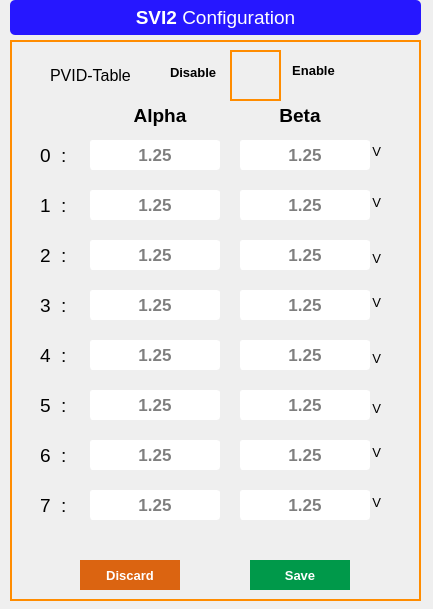
<?xml version="1.0" encoding="UTF-8"?>
<ui version="4.0">
 <class>SVI2_configuration_main_window</class>
 <widget class="QMainWindow" name="SVI2_configuration_main_window">
  <property name="geometry">
   <rect>
    <x>0</x>
    <y>0</y>
    <width>433</width>
    <height>609</height>
   </rect>
  </property>
  <property name="windowTitle">
   <string>Device Configuration</string>
  </property>
  <widget class="QWidget" name="centralwidget">
   <widget class="QLabel" name="label_main_SVI2_Configuration">
    <property name="geometry">
     <rect>
      <x>10</x>
      <y>0</y>
      <width>411</width>
      <height>35</height>
     </rect>
    </property>
    <property name="font">
     <font>
      <family>Arial</family>
      <pointsize>18</pointsize>
     </font>
    </property>
    <property name="styleSheet">
     <string notr="true">background-color: rgb(38, 23, 255);
color: rgb(255, 255, 255);
border-radius:5px;</string>
    </property>
    <property name="text">
     <string>&lt;html&gt;&lt;head/&gt;&lt;body&gt;&lt;p&gt;&lt;span style=&quot; font-size:14pt; font-weight:600;&quot;&gt;SVI2&lt;/span&gt;&lt;span style=&quot; font-size:14pt;&quot;&gt; Configuration&lt;/span&gt;&lt;/p&gt;&lt;/body&gt;&lt;/html&gt;</string>
    </property>
    <property name="alignment">
     <set>Qt::AlignCenter</set>
    </property>
   </widget>
   <widget class="QFrame" name="frame_phase_display">
    <property name="geometry">
     <rect>
      <x>10</x>
      <y>40</y>
      <width>411</width>
      <height>561</height>
     </rect>
    </property>
    <property name="font">
     <font>
      <weight>50</weight>
      <bold>false</bold>
     </font>
    </property>
    <property name="styleSheet">
     <string notr="true">
border: 2px solid darkorange;
border-radius:0px;
</string>
    </property>
    <property name="frameShape">
     <enum>QFrame::StyledPanel</enum>
    </property>
    <property name="frameShadow">
     <enum>QFrame::Raised</enum>
    </property>
    <widget class="QPushButton" name="pushButton_Discard">
     <property name="geometry">
      <rect>
       <x>70</x>
       <y>520</y>
       <width>100</width>
       <height>30</height>
      </rect>
     </property>
     <property name="font">
      <font>
       <pointsize>10</pointsize>
       <weight>75</weight>
       <bold>true</bold>
      </font>
     </property>
     <property name="focusPolicy">
      <enum>Qt::ClickFocus</enum>
     </property>
     <property name="styleSheet">
      <string notr="true">QPushButton{background-color: rgb(219, 100, 17);
color: rgb(255, 255, 255);
border:none;
}
QPushButton::hover{
border:2px solid red;
background-color: orange;
}
</string>
     </property>
     <property name="text">
      <string>Discard</string>
     </property>
    </widget>
    <widget class="QPushButton" name="pushButton_Save">
     <property name="geometry">
      <rect>
       <x>240</x>
       <y>520</y>
       <width>100</width>
       <height>30</height>
      </rect>
     </property>
     <property name="font">
      <font>
       <pointsize>10</pointsize>
       <weight>75</weight>
       <bold>true</bold>
      </font>
     </property>
     <property name="focusPolicy">
      <enum>Qt::ClickFocus</enum>
     </property>
     <property name="styleSheet">
      <string notr="true">QPushButton{background-color: rgb(0, 153, 74);
color: rgb(255, 255, 255);
border:none;
}
QPushButton::hover{
border:2px solid green;
background-color:lightgreen;
}
</string>
     </property>
     <property name="text">
      <string>Save</string>
     </property>
    </widget>
    <widget class="QLabel" name="label_RailA_19">
     <property name="geometry">
      <rect>
       <x>30</x>
       <y>150</y>
       <width>31</width>
       <height>30</height>
      </rect>
     </property>
     <property name="font">
      <font>
       <family>Arial</family>
       <pointsize>14</pointsize>
      </font>
     </property>
     <property name="styleSheet">
      <string notr="true">border: none;
color: rgb(0, 0, 0);</string>
     </property>
     <property name="frameShape">
      <enum>QFrame::NoFrame</enum>
     </property>
     <property name="text">
      <string>1  :</string>
     </property>
     <property name="alignment">
      <set>Qt::AlignLeading|Qt::AlignLeft|Qt::AlignVCenter</set>
     </property>
    </widget>
    <widget class="QLabel" name="label_RailA_23">
     <property name="geometry">
      <rect>
       <x>30</x>
       <y>350</y>
       <width>31</width>
       <height>30</height>
      </rect>
     </property>
     <property name="font">
      <font>
       <family>Arial</family>
       <pointsize>14</pointsize>
      </font>
     </property>
     <property name="styleSheet">
      <string notr="true">border: none;
color: rgb(0, 0, 0);</string>
     </property>
     <property name="frameShape">
      <enum>QFrame::NoFrame</enum>
     </property>
     <property name="text">
      <string>5  :</string>
     </property>
     <property name="alignment">
      <set>Qt::AlignLeading|Qt::AlignLeft|Qt::AlignVCenter</set>
     </property>
    </widget>
    <widget class="QLineEdit" name="lineEdit_PVID_A_2">
     <property name="geometry">
      <rect>
       <x>80</x>
       <y>200</y>
       <width>130</width>
       <height>30</height>
      </rect>
     </property>
     <property name="font">
      <font>
       <pointsize>13</pointsize>
       <weight>75</weight>
       <bold>true</bold>
      </font>
     </property>
     <property name="styleSheet">
      <string notr="true">QLineEdit{
	background-color: rgb(255, 255, 255);
	color: rgb(0, 0, 0);
border:1px solid white;
border-radius:3px;
}

QLineEdit::hover{
border:2px solid  rgb(173, 77, 12);
}

QLineEdit::focus{
border:2px solid red;
	background-color: rgb(255, 173, 101);
}</string>
     </property>
     <property name="alignment">
      <set>Qt::AlignCenter</set>
     </property>
     <property name="placeholderText">
      <string>1.25</string>
     </property>
    </widget>
    <widget class="QLineEdit" name="lineEdit_PVID_B_1">
     <property name="geometry">
      <rect>
       <x>230</x>
       <y>150</y>
       <width>130</width>
       <height>30</height>
      </rect>
     </property>
     <property name="font">
      <font>
       <pointsize>13</pointsize>
       <weight>75</weight>
       <bold>true</bold>
      </font>
     </property>
     <property name="styleSheet">
      <string notr="true">QLineEdit{
	background-color: rgb(255, 255, 255);
	color: rgb(0, 0, 0);
border:1px solid white;
border-radius:3px;
}

QLineEdit::hover{
border:2px solid  rgb(173, 77, 12);
}

QLineEdit::focus{
border:2px solid red;
	background-color: rgb(255, 173, 101);
}</string>
     </property>
     <property name="alignment">
      <set>Qt::AlignCenter</set>
     </property>
     <property name="placeholderText">
      <string>1.25</string>
     </property>
    </widget>
    <widget class="QLineEdit" name="lineEdit_PVID_B_4">
     <property name="geometry">
      <rect>
       <x>230</x>
       <y>300</y>
       <width>130</width>
       <height>30</height>
      </rect>
     </property>
     <property name="font">
      <font>
       <pointsize>13</pointsize>
       <weight>75</weight>
       <bold>true</bold>
      </font>
     </property>
     <property name="styleSheet">
      <string notr="true">QLineEdit{
	background-color: rgb(255, 255, 255);
	color: rgb(0, 0, 0);
border:1px solid white;
border-radius:3px;
}

QLineEdit::hover{
border:2px solid  rgb(173, 77, 12);
}

QLineEdit::focus{
border:2px solid red;
	background-color: rgb(255, 173, 101);
}</string>
     </property>
     <property name="alignment">
      <set>Qt::AlignCenter</set>
     </property>
     <property name="placeholderText">
      <string>1.25</string>
     </property>
    </widget>
    <widget class="QLabel" name="label_RailA_42">
     <property name="geometry">
      <rect>
       <x>351</x>
       <y>101</y>
       <width>20</width>
       <height>21</height>
      </rect>
     </property>
     <property name="font">
      <font>
       <family>Arial</family>
       <pointsize>10</pointsize>
      </font>
     </property>
     <property name="styleSheet">
      <string notr="true">border: none;
color: rgb(0, 0, 0);</string>
     </property>
     <property name="frameShape">
      <enum>QFrame::NoFrame</enum>
     </property>
     <property name="text">
      <string>V</string>
     </property>
     <property name="alignment">
      <set>Qt::AlignRight|Qt::AlignTrailing|Qt::AlignVCenter</set>
     </property>
    </widget>
    <widget class="QLineEdit" name="lineEdit_PVID_B_0">
     <property name="geometry">
      <rect>
       <x>230</x>
       <y>100</y>
       <width>130</width>
       <height>30</height>
      </rect>
     </property>
     <property name="font">
      <font>
       <pointsize>13</pointsize>
       <weight>75</weight>
       <bold>true</bold>
      </font>
     </property>
     <property name="styleSheet">
      <string notr="true">QLineEdit{
	background-color: rgb(255, 255, 255);
	color: rgb(0, 0, 0);
border:1px solid white;
border-radius:3px;
}

QLineEdit::hover{
border:2px solid  rgb(173, 77, 12);
}

QLineEdit::focus{
border:2px solid red;
	background-color: rgb(255, 173, 101);
}</string>
     </property>
     <property name="alignment">
      <set>Qt::AlignCenter</set>
     </property>
     <property name="placeholderText">
      <string>1.25</string>
     </property>
    </widget>
    <widget class="QLineEdit" name="lineEdit_PVID_A_3">
     <property name="geometry">
      <rect>
       <x>80</x>
       <y>250</y>
       <width>130</width>
       <height>30</height>
      </rect>
     </property>
     <property name="font">
      <font>
       <pointsize>13</pointsize>
       <weight>75</weight>
       <bold>true</bold>
      </font>
     </property>
     <property name="styleSheet">
      <string notr="true">QLineEdit{
	background-color: rgb(255, 255, 255);
	color: rgb(0, 0, 0);
border:1px solid white;
border-radius:3px;
}

QLineEdit::hover{
border:2px solid  rgb(173, 77, 12);
}

QLineEdit::focus{
border:2px solid red;
	background-color: rgb(255, 173, 101);
}</string>
     </property>
     <property name="alignment">
      <set>Qt::AlignCenter</set>
     </property>
     <property name="placeholderText">
      <string>1.25</string>
     </property>
    </widget>
    <widget class="QLineEdit" name="lineEdit_PVID_A_4">
     <property name="geometry">
      <rect>
       <x>80</x>
       <y>300</y>
       <width>130</width>
       <height>30</height>
      </rect>
     </property>
     <property name="font">
      <font>
       <pointsize>13</pointsize>
       <weight>75</weight>
       <bold>true</bold>
      </font>
     </property>
     <property name="styleSheet">
      <string notr="true">QLineEdit{
	background-color: rgb(255, 255, 255);
	color: rgb(0, 0, 0);
border:1px solid white;
border-radius:3px;
}

QLineEdit::hover{
border:2px solid  rgb(173, 77, 12);
}

QLineEdit::focus{
border:2px solid red;
	background-color: rgb(255, 173, 101);
}</string>
     </property>
     <property name="alignment">
      <set>Qt::AlignCenter</set>
     </property>
     <property name="placeholderText">
      <string>1.25</string>
     </property>
    </widget>
    <widget class="QLabel" name="label_RailA_24">
     <property name="geometry">
      <rect>
       <x>30</x>
       <y>400</y>
       <width>31</width>
       <height>30</height>
      </rect>
     </property>
     <property name="font">
      <font>
       <family>Arial</family>
       <pointsize>14</pointsize>
      </font>
     </property>
     <property name="styleSheet">
      <string notr="true">border: none;
color: rgb(0, 0, 0);</string>
     </property>
     <property name="frameShape">
      <enum>QFrame::NoFrame</enum>
     </property>
     <property name="text">
      <string>6  :</string>
     </property>
     <property name="alignment">
      <set>Qt::AlignLeading|Qt::AlignLeft|Qt::AlignVCenter</set>
     </property>
    </widget>
    <widget class="QLabel" name="label_RailA_18">
     <property name="geometry">
      <rect>
       <x>30</x>
       <y>100</y>
       <width>31</width>
       <height>30</height>
      </rect>
     </property>
     <property name="font">
      <font>
       <family>Arial</family>
       <pointsize>14</pointsize>
      </font>
     </property>
     <property name="styleSheet">
      <string notr="true">border: none;
color: rgb(0, 0, 0);</string>
     </property>
     <property name="frameShape">
      <enum>QFrame::NoFrame</enum>
     </property>
     <property name="text">
      <string>0  :</string>
     </property>
     <property name="alignment">
      <set>Qt::AlignLeading|Qt::AlignLeft|Qt::AlignVCenter</set>
     </property>
    </widget>
    <widget class="QLabel" name="label_display_RailA">
     <property name="geometry">
      <rect>
       <x>100</x>
       <y>60</y>
       <width>100</width>
       <height>30</height>
      </rect>
     </property>
     <property name="font">
      <font>
       <family>Arial</family>
       <pointsize>14</pointsize>
       <weight>75</weight>
       <bold>true</bold>
      </font>
     </property>
     <property name="styleSheet">
      <string notr="true">border: none;</string>
     </property>
     <property name="frameShape">
      <enum>QFrame::NoFrame</enum>
     </property>
     <property name="text">
      <string>Alpha</string>
     </property>
     <property name="alignment">
      <set>Qt::AlignCenter</set>
     </property>
    </widget>
    <widget class="QLineEdit" name="lineEdit_PVID_A_5">
     <property name="geometry">
      <rect>
       <x>80</x>
       <y>350</y>
       <width>130</width>
       <height>30</height>
      </rect>
     </property>
     <property name="font">
      <font>
       <pointsize>13</pointsize>
       <weight>75</weight>
       <bold>true</bold>
      </font>
     </property>
     <property name="styleSheet">
      <string notr="true">QLineEdit{
	background-color: rgb(255, 255, 255);
	color: rgb(0, 0, 0);
border:1px solid white;
border-radius:3px;
}

QLineEdit::hover{
border:2px solid  rgb(173, 77, 12);
}

QLineEdit::focus{
border:2px solid red;
	background-color: rgb(255, 173, 101);
}</string>
     </property>
     <property name="alignment">
      <set>Qt::AlignCenter</set>
     </property>
     <property name="placeholderText">
      <string>1.25</string>
     </property>
    </widget>
    <widget class="QLabel" name="label_RailA_44">
     <property name="geometry">
      <rect>
       <x>351</x>
       <y>208</y>
       <width>20</width>
       <height>21</height>
      </rect>
     </property>
     <property name="font">
      <font>
       <family>Arial</family>
       <pointsize>10</pointsize>
      </font>
     </property>
     <property name="styleSheet">
      <string notr="true">border: none;
color: rgb(0, 0, 0);</string>
     </property>
     <property name="frameShape">
      <enum>QFrame::NoFrame</enum>
     </property>
     <property name="text">
      <string>V</string>
     </property>
     <property name="alignment">
      <set>Qt::AlignRight|Qt::AlignTrailing|Qt::AlignVCenter</set>
     </property>
    </widget>
    <widget class="QLabel" name="label_RailA_47">
     <property name="geometry">
      <rect>
       <x>351</x>
       <y>358</y>
       <width>20</width>
       <height>21</height>
      </rect>
     </property>
     <property name="font">
      <font>
       <family>Arial</family>
       <pointsize>10</pointsize>
      </font>
     </property>
     <property name="styleSheet">
      <string notr="true">border: none;
color: rgb(0, 0, 0);</string>
     </property>
     <property name="frameShape">
      <enum>QFrame::NoFrame</enum>
     </property>
     <property name="text">
      <string>V</string>
     </property>
     <property name="alignment">
      <set>Qt::AlignRight|Qt::AlignTrailing|Qt::AlignVCenter</set>
     </property>
    </widget>
    <widget class="QLabel" name="label_RailA_43">
     <property name="geometry">
      <rect>
       <x>351</x>
       <y>152</y>
       <width>20</width>
       <height>21</height>
      </rect>
     </property>
     <property name="font">
      <font>
       <family>Arial</family>
       <pointsize>10</pointsize>
      </font>
     </property>
     <property name="styleSheet">
      <string notr="true">border: none;
color: rgb(0, 0, 0);</string>
     </property>
     <property name="frameShape">
      <enum>QFrame::NoFrame</enum>
     </property>
     <property name="text">
      <string>V</string>
     </property>
     <property name="alignment">
      <set>Qt::AlignRight|Qt::AlignTrailing|Qt::AlignVCenter</set>
     </property>
    </widget>
    <widget class="QLabel" name="label_RailA_46">
     <property name="geometry">
      <rect>
       <x>351</x>
       <y>308</y>
       <width>20</width>
       <height>21</height>
      </rect>
     </property>
     <property name="font">
      <font>
       <family>Arial</family>
       <pointsize>10</pointsize>
      </font>
     </property>
     <property name="styleSheet">
      <string notr="true">border: none;
color: rgb(0, 0, 0);</string>
     </property>
     <property name="frameShape">
      <enum>QFrame::NoFrame</enum>
     </property>
     <property name="text">
      <string>V</string>
     </property>
     <property name="alignment">
      <set>Qt::AlignRight|Qt::AlignTrailing|Qt::AlignVCenter</set>
     </property>
    </widget>
    <widget class="QLabel" name="label_EnableA">
     <property name="geometry">
      <rect>
       <x>280</x>
       <y>20</y>
       <width>47</width>
       <height>20</height>
      </rect>
     </property>
     <property name="font">
      <font>
       <family>Arial</family>
       <pointsize>10</pointsize>
       <weight>75</weight>
       <bold>true</bold>
      </font>
     </property>
     <property name="styleSheet">
      <string notr="true">border: none;
color: rgb(0, 0, 0);</string>
     </property>
     <property name="text">
      <string>Enable</string>
     </property>
     <property name="alignment">
      <set>Qt::AlignCenter</set>
     </property>
    </widget>
    <widget class="QLabel" name="label_RailA_21">
     <property name="geometry">
      <rect>
       <x>30</x>
       <y>250</y>
       <width>31</width>
       <height>30</height>
      </rect>
     </property>
     <property name="font">
      <font>
       <family>Arial</family>
       <pointsize>14</pointsize>
      </font>
     </property>
     <property name="styleSheet">
      <string notr="true">border: none;
color: rgb(0, 0, 0);</string>
     </property>
     <property name="frameShape">
      <enum>QFrame::NoFrame</enum>
     </property>
     <property name="text">
      <string>3  :</string>
     </property>
     <property name="alignment">
      <set>Qt::AlignLeading|Qt::AlignLeft|Qt::AlignVCenter</set>
     </property>
    </widget>
    <widget class="QLineEdit" name="lineEdit_PVID_B_2">
     <property name="geometry">
      <rect>
       <x>230</x>
       <y>200</y>
       <width>130</width>
       <height>30</height>
      </rect>
     </property>
     <property name="font">
      <font>
       <pointsize>13</pointsize>
       <weight>75</weight>
       <bold>true</bold>
      </font>
     </property>
     <property name="styleSheet">
      <string notr="true">QLineEdit{
	background-color: rgb(255, 255, 255);
	color: rgb(0, 0, 0);
border:1px solid white;
border-radius:3px;
}

QLineEdit::hover{
border:2px solid  rgb(173, 77, 12);
}

QLineEdit::focus{
border:2px solid red;
	background-color: rgb(255, 173, 101);
}</string>
     </property>
     <property name="alignment">
      <set>Qt::AlignCenter</set>
     </property>
     <property name="placeholderText">
      <string>1.25</string>
     </property>
    </widget>
    <widget class="QLabel" name="label_RailA_45">
     <property name="geometry">
      <rect>
       <x>351</x>
       <y>252</y>
       <width>20</width>
       <height>21</height>
      </rect>
     </property>
     <property name="font">
      <font>
       <family>Arial</family>
       <pointsize>10</pointsize>
      </font>
     </property>
     <property name="styleSheet">
      <string notr="true">border: none;
color: rgb(0, 0, 0);</string>
     </property>
     <property name="frameShape">
      <enum>QFrame::NoFrame</enum>
     </property>
     <property name="text">
      <string>V</string>
     </property>
     <property name="alignment">
      <set>Qt::AlignRight|Qt::AlignTrailing|Qt::AlignVCenter</set>
     </property>
    </widget>
    <widget class="QLineEdit" name="lineEdit_PVID_A_7">
     <property name="geometry">
      <rect>
       <x>80</x>
       <y>450</y>
       <width>130</width>
       <height>30</height>
      </rect>
     </property>
     <property name="font">
      <font>
       <pointsize>13</pointsize>
       <weight>75</weight>
       <bold>true</bold>
      </font>
     </property>
     <property name="styleSheet">
      <string notr="true">QLineEdit{
	background-color: rgb(255, 255, 255);
	color: rgb(0, 0, 0);
border:1px solid white;
border-radius:3px;
}

QLineEdit::hover{
border:2px solid  rgb(173, 77, 12);
}

QLineEdit::focus{
border:2px solid red;
	background-color: rgb(255, 173, 101);
}</string>
     </property>
     <property name="alignment">
      <set>Qt::AlignCenter</set>
     </property>
     <property name="placeholderText">
      <string>1.25</string>
     </property>
    </widget>
    <widget class="QLineEdit" name="lineEdit_PVID_B_7">
     <property name="geometry">
      <rect>
       <x>230</x>
       <y>450</y>
       <width>130</width>
       <height>30</height>
      </rect>
     </property>
     <property name="font">
      <font>
       <pointsize>13</pointsize>
       <weight>75</weight>
       <bold>true</bold>
      </font>
     </property>
     <property name="styleSheet">
      <string notr="true">QLineEdit{
	background-color: rgb(255, 255, 255);
	color: rgb(0, 0, 0);
border:1px solid white;
border-radius:3px;
}

QLineEdit::hover{
border:2px solid  rgb(173, 77, 12);
}

QLineEdit::focus{
border:2px solid red;
	background-color: rgb(255, 173, 101);
}</string>
     </property>
     <property name="alignment">
      <set>Qt::AlignCenter</set>
     </property>
     <property name="placeholderText">
      <string>1.25</string>
     </property>
    </widget>
    <widget class="QLabel" name="label_RailA_49">
     <property name="geometry">
      <rect>
       <x>351</x>
       <y>452</y>
       <width>20</width>
       <height>21</height>
      </rect>
     </property>
     <property name="font">
      <font>
       <family>Arial</family>
       <pointsize>10</pointsize>
      </font>
     </property>
     <property name="styleSheet">
      <string notr="true">border: none;
color: rgb(0, 0, 0);</string>
     </property>
     <property name="frameShape">
      <enum>QFrame::NoFrame</enum>
     </property>
     <property name="text">
      <string>V</string>
     </property>
     <property name="alignment">
      <set>Qt::AlignRight|Qt::AlignTrailing|Qt::AlignVCenter</set>
     </property>
    </widget>
    <widget class="QLabel" name="label_RailA_20">
     <property name="geometry">
      <rect>
       <x>30</x>
       <y>200</y>
       <width>31</width>
       <height>30</height>
      </rect>
     </property>
     <property name="font">
      <font>
       <family>Arial</family>
       <pointsize>14</pointsize>
      </font>
     </property>
     <property name="styleSheet">
      <string notr="true">border: none;
color: rgb(0, 0, 0);</string>
     </property>
     <property name="frameShape">
      <enum>QFrame::NoFrame</enum>
     </property>
     <property name="text">
      <string>2  :</string>
     </property>
     <property name="alignment">
      <set>Qt::AlignLeading|Qt::AlignLeft|Qt::AlignVCenter</set>
     </property>
    </widget>
    <widget class="QLineEdit" name="lineEdit_PVID_A_6">
     <property name="geometry">
      <rect>
       <x>80</x>
       <y>400</y>
       <width>130</width>
       <height>30</height>
      </rect>
     </property>
     <property name="font">
      <font>
       <pointsize>13</pointsize>
       <weight>75</weight>
       <bold>true</bold>
      </font>
     </property>
     <property name="styleSheet">
      <string notr="true">QLineEdit{
	background-color: rgb(255, 255, 255);
	color: rgb(0, 0, 0);
border:1px solid white;
border-radius:3px;
}

QLineEdit::hover{
border:2px solid  rgb(173, 77, 12);
}

QLineEdit::focus{
border:2px solid red;
	background-color: rgb(255, 173, 101);
}</string>
     </property>
     <property name="alignment">
      <set>Qt::AlignCenter</set>
     </property>
     <property name="placeholderText">
      <string>1.25</string>
     </property>
    </widget>
    <widget class="QLineEdit" name="lineEdit_PVID_B_6">
     <property name="geometry">
      <rect>
       <x>230</x>
       <y>400</y>
       <width>130</width>
       <height>30</height>
      </rect>
     </property>
     <property name="font">
      <font>
       <pointsize>13</pointsize>
       <weight>75</weight>
       <bold>true</bold>
      </font>
     </property>
     <property name="styleSheet">
      <string notr="true">QLineEdit{
	background-color: rgb(255, 255, 255);
	color: rgb(0, 0, 0);
border:1px solid white;
border-radius:3px;
}

QLineEdit::hover{
border:2px solid  rgb(173, 77, 12);
}

QLineEdit::focus{
border:2px solid red;
	background-color: rgb(255, 173, 101);
}</string>
     </property>
     <property name="alignment">
      <set>Qt::AlignCenter</set>
     </property>
     <property name="placeholderText">
      <string>1.25</string>
     </property>
    </widget>
    <widget class="QLineEdit" name="lineEdit_PVID_B_5">
     <property name="geometry">
      <rect>
       <x>230</x>
       <y>350</y>
       <width>130</width>
       <height>30</height>
      </rect>
     </property>
     <property name="font">
      <font>
       <pointsize>13</pointsize>
       <weight>75</weight>
       <bold>true</bold>
      </font>
     </property>
     <property name="styleSheet">
      <string notr="true">QLineEdit{
	background-color: rgb(255, 255, 255);
	color: rgb(0, 0, 0);
border:1px solid white;
border-radius:3px;
}

QLineEdit::hover{
border:2px solid  rgb(173, 77, 12);
}

QLineEdit::focus{
border:2px solid red;
	background-color: rgb(255, 173, 101);
}</string>
     </property>
     <property name="alignment">
      <set>Qt::AlignCenter</set>
     </property>
     <property name="placeholderText">
      <string>1.25</string>
     </property>
    </widget>
    <widget class="QLineEdit" name="lineEdit_PVID_A_1">
     <property name="geometry">
      <rect>
       <x>80</x>
       <y>150</y>
       <width>130</width>
       <height>30</height>
      </rect>
     </property>
     <property name="font">
      <font>
       <pointsize>13</pointsize>
       <weight>75</weight>
       <bold>true</bold>
      </font>
     </property>
     <property name="styleSheet">
      <string notr="true">QLineEdit{
	background-color: rgb(255, 255, 255);
	color: rgb(0, 0, 0);
border:1px solid white;
border-radius:3px;
}

QLineEdit::hover{
border:2px solid  rgb(173, 77, 12);
}

QLineEdit::focus{
border:2px solid red;
	background-color: rgb(255, 173, 101);
}</string>
     </property>
     <property name="alignment">
      <set>Qt::AlignCenter</set>
     </property>
     <property name="placeholderText">
      <string>1.25</string>
     </property>
    </widget>
    <widget class="QLabel" name="label_RailA_27">
     <property name="geometry">
      <rect>
       <x>30</x>
       <y>450</y>
       <width>31</width>
       <height>30</height>
      </rect>
     </property>
     <property name="font">
      <font>
       <family>Arial</family>
       <pointsize>14</pointsize>
      </font>
     </property>
     <property name="styleSheet">
      <string notr="true">border: none;
color: rgb(0, 0, 0);</string>
     </property>
     <property name="frameShape">
      <enum>QFrame::NoFrame</enum>
     </property>
     <property name="text">
      <string>7  :</string>
     </property>
     <property name="alignment">
      <set>Qt::AlignLeading|Qt::AlignLeft|Qt::AlignVCenter</set>
     </property>
    </widget>
    <widget class="QLabel" name="label_DisableA">
     <property name="geometry">
      <rect>
       <x>160</x>
       <y>22</y>
       <width>47</width>
       <height>20</height>
      </rect>
     </property>
     <property name="font">
      <font>
       <family>Arial</family>
       <pointsize>10</pointsize>
       <weight>75</weight>
       <bold>true</bold>
      </font>
     </property>
     <property name="styleSheet">
      <string notr="true">border: none;
color: rgb(0, 0, 0);</string>
     </property>
     <property name="text">
      <string>Disable</string>
     </property>
    </widget>
    <widget class="QLabel" name="label_RailA_48">
     <property name="geometry">
      <rect>
       <x>351</x>
       <y>402</y>
       <width>20</width>
       <height>21</height>
      </rect>
     </property>
     <property name="font">
      <font>
       <family>Arial</family>
       <pointsize>10</pointsize>
      </font>
     </property>
     <property name="styleSheet">
      <string notr="true">border: none;
color: rgb(0, 0, 0);</string>
     </property>
     <property name="frameShape">
      <enum>QFrame::NoFrame</enum>
     </property>
     <property name="text">
      <string>V</string>
     </property>
     <property name="alignment">
      <set>Qt::AlignRight|Qt::AlignTrailing|Qt::AlignVCenter</set>
     </property>
    </widget>
    <widget class="QLabel" name="label_display_RailB">
     <property name="geometry">
      <rect>
       <x>240</x>
       <y>60</y>
       <width>100</width>
       <height>30</height>
      </rect>
     </property>
     <property name="font">
      <font>
       <family>Arial</family>
       <pointsize>14</pointsize>
       <weight>75</weight>
       <bold>true</bold>
      </font>
     </property>
     <property name="styleSheet">
      <string notr="true">border: none;</string>
     </property>
     <property name="frameShape">
      <enum>QFrame::NoFrame</enum>
     </property>
     <property name="text">
      <string>Beta</string>
     </property>
     <property name="alignment">
      <set>Qt::AlignCenter</set>
     </property>
    </widget>
    <widget class="QPushButton" name="pushButton_Enable_APD_railA">
     <property name="geometry">
      <rect>
       <x>220</x>
       <y>10</y>
       <width>51</width>
       <height>51</height>
      </rect>
     </property>
     <property name="mouseTracking">
      <bool>true</bool>
     </property>
     <property name="tabletTracking">
      <bool>true</bool>
     </property>
     <property name="styleSheet">
      <string notr="true">QPushButton{
border-image: url(:/D:/Au4592/Ampsemi/Main_Files/GUI_IMAGE/but0.png);
}


QPushButton::hover {
border-image: url(:/D:/Au4592/Ampsemi/Main_Files/GUI_IMAGE/but0_hover.png);
	}
</string>
     </property>
     <property name="text">
      <string/>
     </property>
     <property name="checkable">
      <bool>true</bool>
     </property>
     <property name="default">
      <bool>true</bool>
     </property>
    </widget>
    <widget class="QLineEdit" name="lineEdit_PVID_B_3">
     <property name="geometry">
      <rect>
       <x>230</x>
       <y>250</y>
       <width>130</width>
       <height>30</height>
      </rect>
     </property>
     <property name="font">
      <font>
       <pointsize>13</pointsize>
       <weight>75</weight>
       <bold>true</bold>
      </font>
     </property>
     <property name="styleSheet">
      <string notr="true">QLineEdit{
	background-color: rgb(255, 255, 255);
	color: rgb(0, 0, 0);
border:1px solid white;
border-radius:3px;
}

QLineEdit::hover{
border:2px solid  rgb(173, 77, 12);
}

QLineEdit::focus{
border:2px solid red;
	background-color: rgb(255, 173, 101);
}</string>
     </property>
     <property name="alignment">
      <set>Qt::AlignCenter</set>
     </property>
     <property name="placeholderText">
      <string>1.25</string>
     </property>
    </widget>
    <widget class="QLabel" name="label_RailA_22">
     <property name="geometry">
      <rect>
       <x>30</x>
       <y>300</y>
       <width>31</width>
       <height>30</height>
      </rect>
     </property>
     <property name="font">
      <font>
       <family>Arial</family>
       <pointsize>14</pointsize>
      </font>
     </property>
     <property name="styleSheet">
      <string notr="true">border: none;
color: rgb(0, 0, 0);</string>
     </property>
     <property name="frameShape">
      <enum>QFrame::NoFrame</enum>
     </property>
     <property name="text">
      <string>4  :</string>
     </property>
     <property name="alignment">
      <set>Qt::AlignLeading|Qt::AlignLeft|Qt::AlignVCenter</set>
     </property>
    </widget>
    <widget class="QLabel" name="label_RailA_17">
     <property name="geometry">
      <rect>
       <x>40</x>
       <y>20</y>
       <width>111</width>
       <height>30</height>
      </rect>
     </property>
     <property name="font">
      <font>
       <family>Arial</family>
       <pointsize>12</pointsize>
      </font>
     </property>
     <property name="styleSheet">
      <string notr="true">border: none;
color: rgb(0, 0, 0);</string>
     </property>
     <property name="frameShape">
      <enum>QFrame::NoFrame</enum>
     </property>
     <property name="text">
      <string>PVID-Table</string>
     </property>
     <property name="alignment">
      <set>Qt::AlignLeading|Qt::AlignLeft|Qt::AlignVCenter</set>
     </property>
    </widget>
    <widget class="QLineEdit" name="lineEdit_PVID_A_0">
     <property name="geometry">
      <rect>
       <x>80</x>
       <y>100</y>
       <width>130</width>
       <height>30</height>
      </rect>
     </property>
     <property name="font">
      <font>
       <pointsize>13</pointsize>
       <weight>75</weight>
       <bold>true</bold>
      </font>
     </property>
     <property name="styleSheet">
      <string notr="true">QLineEdit{
	background-color: rgb(255, 255, 255);
	color: rgb(0, 0, 0);
border:1px solid white;
border-radius:3px;
}

QLineEdit::hover{
border:2px solid  rgb(173, 77, 12);
}

QLineEdit::focus{
border:2px solid red;
	background-color: rgb(255, 173, 101);
}</string>
     </property>
     <property name="alignment">
      <set>Qt::AlignCenter</set>
     </property>
     <property name="placeholderText">
      <string>1.25</string>
     </property>
    </widget>
   </widget>
  </widget>
 </widget>
 <resources>
  <include location="start_up_image.qrc"/>
 </resources>
 <connections/>
</ui>
